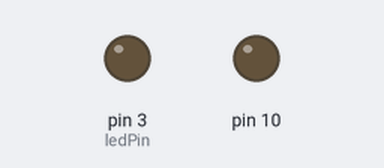
Bench run of a sketch on a simulated Arduino Uno, built with avr-gcc and run on an emulated ATmega328P. Shown: output pins drawn as LEDs (lit = HIGH). What the sketch prints to the serial monitor is not drawn.

Above: at 1.05 s.
Timing chart, 0 to 5.2 s (numbered marks = the images above):
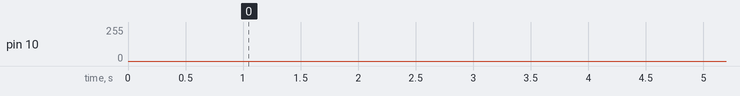

The sketch:

tira_leds_fading.ino
```cpp
int  brightnessValue;
int fadeAmount = 20;
int ledPin =3;

void setup()
{ Serial.begin(9600);
  pinMode( ledPin, OUTPUT);
  delay(1000);   // Pequeño retraso para asegurarnos de que la tension es estable
  Serial.println("Iniciando la fuente");
}

void loop() {
  constrain(brightnessValue, 0, 255); //limit the value (0 - 255)
  //INCREASE or DECREASES THE BRIGHTNESS EVERY MILLI
  if (millis() % 1 == 0) {
   brightnessValue = brightnessValue + fadeAmount;
    delay(1);
  }
   int clau = 510/fadeAmount; //255*2/fadeAmount: the millis when the brightness is max. or min.
  //CHANGE THE SIGN: + OR -
  if (millis() % clau >= 0) { //When brightess value is max. or min. it changes the sign
    if (brightnessValue >= 255 || brightnessValue <= 0) {
      fadeAmount = -fadeAmount;
    }
    delay(1);
  }
  analogWrite(10,  brightnessValue);
  Serial.println(fadeAmount);
}
```
